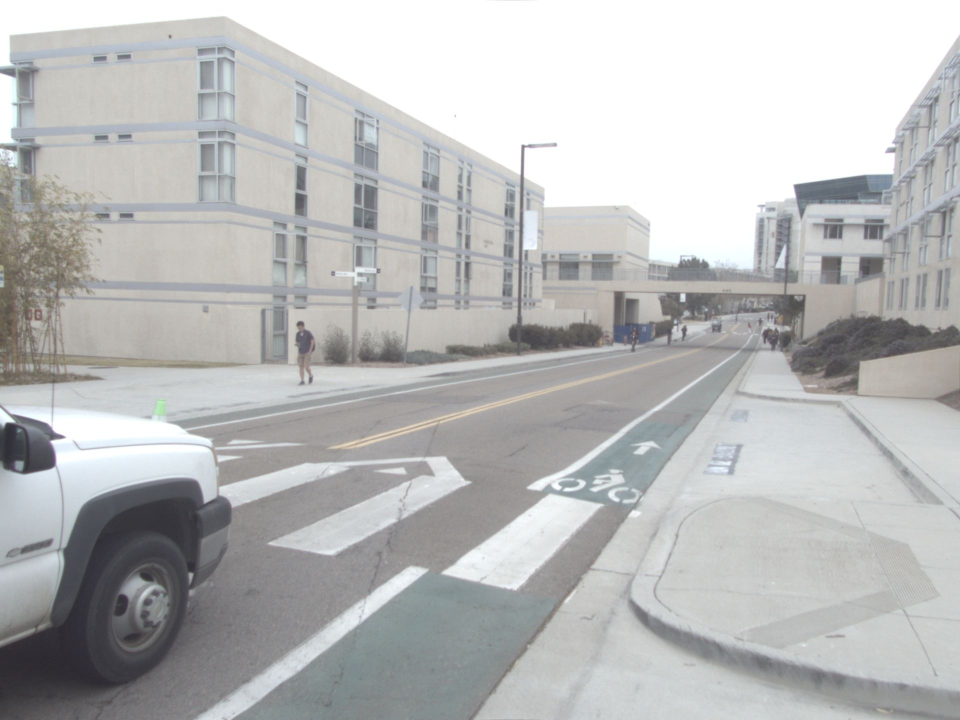
#> input picture semantic_mapping/src/hrnet/assets/seg_weights/1682354962.572154522.jpg, 1920 x 1440 px (shown at 1/2 size)
$ python -i utils.py   (imports and definitions only)
#> lines starting #> are read from the running program, lines starting #| are printed output that depends on the picture
#> further down, picture is the input picture: shape (1440, 1920, 3); mean B, G, R 185.9, 185.9, 185.1
""" Utility functions

Author: Henry Zhang
Date:February 12, 2020
"""

import cv2
import numpy as np
import cProfile
import io
import pstats

from matplotlib import pyplot as plt


# [16 lines left out: function profile, not called in this run]


def homogenize(x):
    # converts points from inhomogeneous to homogeneous coordinates
    return np.vstack((x, np.ones((1, x.shape[1]))))


def dehomogenize(x):
    # converts points from homogeneous to inhomogeneous coordinates
    return x[:-1] / x[-1]


from scipy.linalg import logm, expm


# Note that np.sinc is different than defined in class
# [27 lines left out: functions sinc, differentiate_sinc, skew, not called in this run]


def de_skew(w_skew):
    w = np.array([[-w_skew[1, 2], w_skew[0, 2], -w_skew[0, 1]]]).T
    return w


# [62 lines left out: functions singularity_normalization, parameterize_rotation, deparameterize_rotation, jacobian_vector_norm, right_null, not called in this run]


def show_image_list(image_list, delay=0, size=None):
#> called with delay = 0
    if len(image_list) == 0:
        return
    elif len(image_list) == 1:
        cv2.imshow("image", image_list[0])
        cv2.waitKey(delay)
    else:
        reshaped_list = []
        if size is None:
            min_shape_y, min_shape_x = image_list[0].shape
#> min_shape_y = 1920; min_shape_x = 3
            for image in image_list:
                if image.shape[0] < min_shape_y:
                    min_shape_y = image.shape[0]
                if image.shape[1] < min_shape_x:
                    min_shape_x = image.shape[1]
#> after the loop, min_shape_x = 3; min_shape_y = 1920
            for image in image_list:
                if image.shape[0] != min_shape_y or image.shape[1] != min_shape_x:
                    reshaped_image = cv2.resize(image, (min_shape_x, min_shape_y), interpolation=cv2.INTER_NEAREST)
                    reshaped_list.append(reshaped_image)
                else:
                    reshaped_list.append(image)
#> after the loop, reshaped_list = 1440 items
        else:
            for image in image_list:
                if image.shape[0] != size[0] or image.shape[1] != size[1]:
                    reshaped_image = cv2.resize(image, (size[1], size[0]), interpolation=cv2.INTER_NEAREST)
                    reshaped_list.append(reshaped_image)
                else:
                    reshaped_list.append(image)

        channel_fixed = []
        for image in reshaped_list:
            if len(image.shape) == 2:
                fixed_image = cv2.cvtColor(image, cv2.COLOR_GRAY2BGR)
                channel_fixed.append(fixed_image)
            else:
                channel_fixed.append(image)
#> after the loop, channel_fixed = 1440 items

        concatenated = np.concatenate(channel_fixed, axis=1)
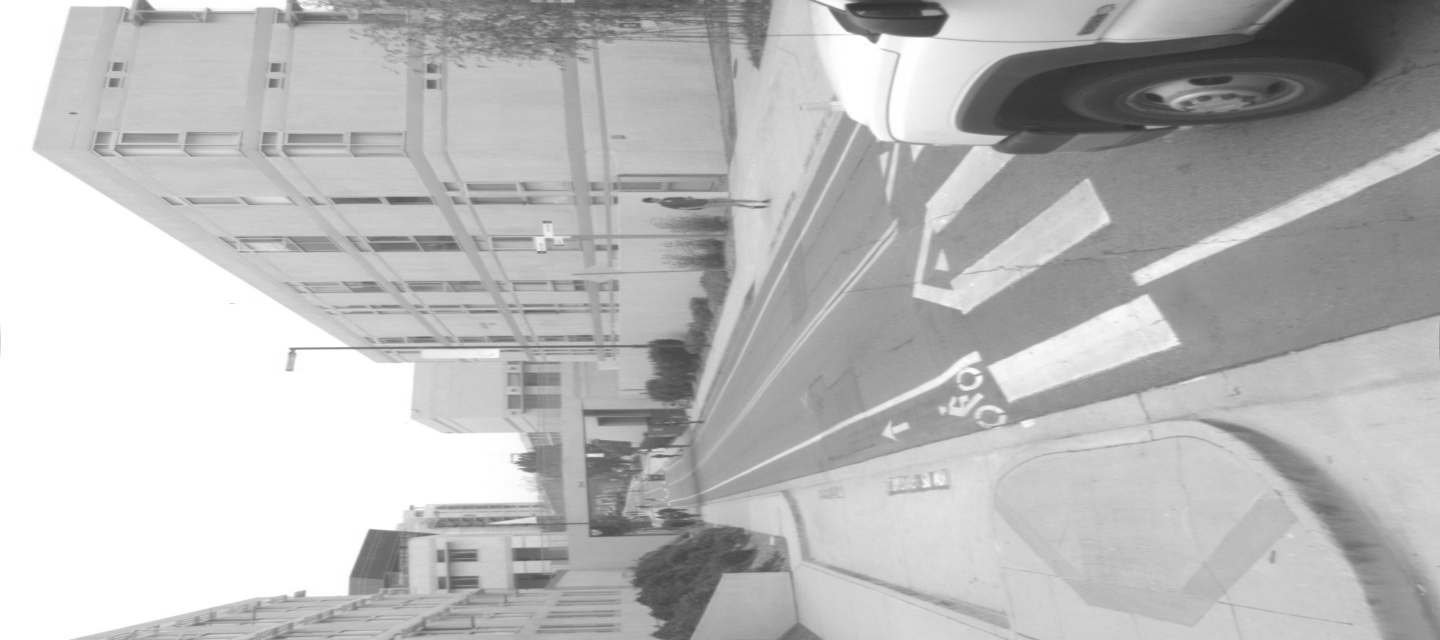
#> concatenated: shape (1920, 4320, 3) (shown at 1/3 size); min 40, max 255, mean 185.6
        cv2.imshow("concatenated", concatenated)
        cv2.waitKey(delay)


# [117 lines left out: functions get_rotation_from_angle_2d, test_arg_max, get_color, color_pcd_by_distance, project_colored_pcd_on_image, test_queue and 2 more, not called in this run]


# [2 lines not run here, left out]

>>> import cv2
>>> picture = cv2.imread('../hrnet/assets/seg_weights/1682354962.572154522.jpg')
>>> result = show_image_list(picture)

$ run again, on SemVecNet/assets/MapTRv2_av2_visualizations.png
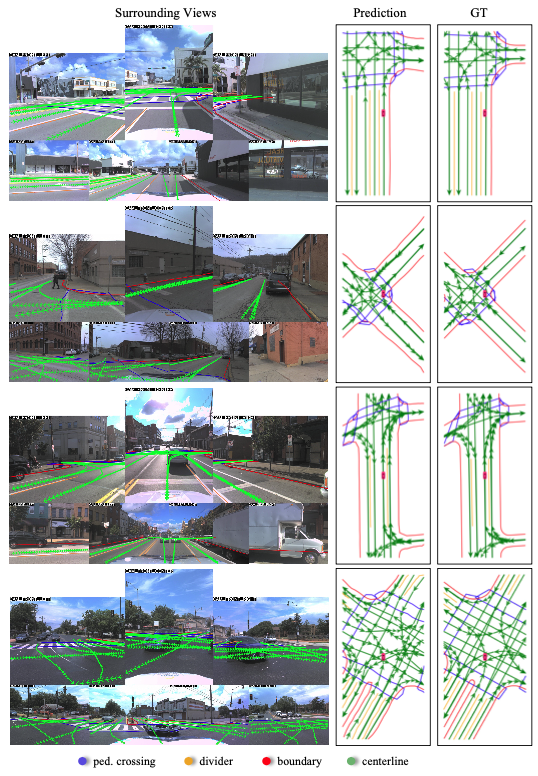
#> input picture SemVecNet/assets/MapTRv2_av2_visualizations.png, 538 x 776 px
#> picture is the input picture: shape (776, 538, 3); mean B, G, R 182.7, 183.5, 175.4
#> after the loop in show_image_list, `for image in image_list:`: min_shape_x = 3; min_shape_y = 538
#> after the loop in show_image_list, `for image in image_list:`: reshaped_list = 776 items
#> in show_image_list, `concatenated = np.concatenate(channel_fixed, axis=1)`:
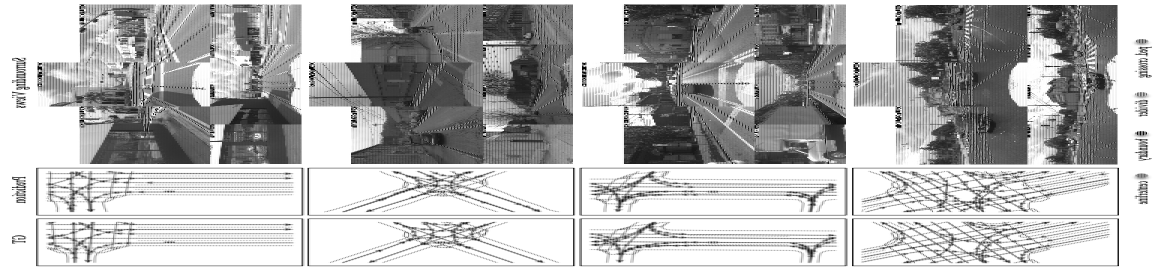
#> concatenated: shape (538, 2328, 3) (shown at 1/2 size); min 0, max 255, mean 180.5

$ run again, on SemVecNet/assets/framework.png
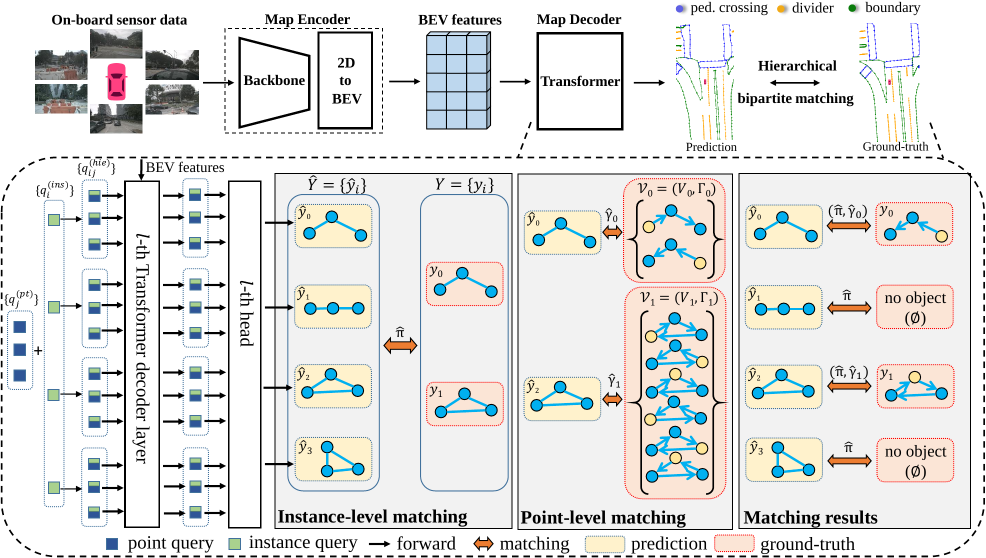
#> input picture SemVecNet/assets/framework.png, 1971 x 1115 px (shown at 1/2 size)
#> picture is the input picture: shape (1115, 1971, 3); mean B, G, R 225.2, 226.9, 226.5
#> after the loop in show_image_list, `for image in image_list:`: min_shape_x = 3; min_shape_y = 1971
#> after the loop in show_image_list, `for image in image_list:`: reshaped_list = 1115 items
#> in show_image_list, `concatenated = np.concatenate(channel_fixed, axis=1)`:
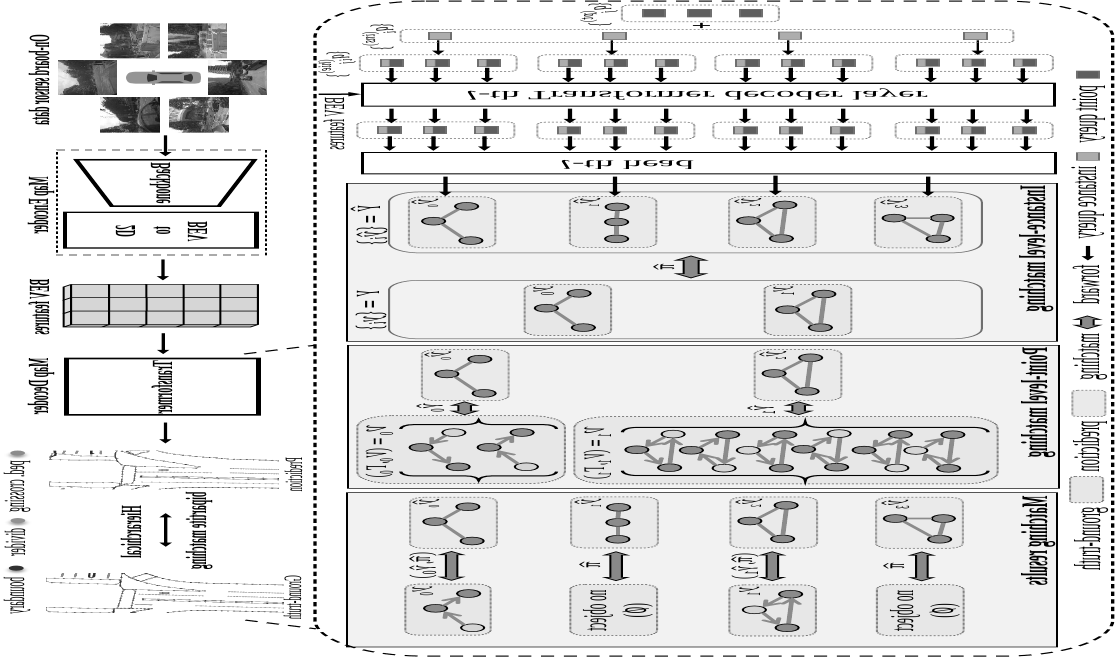
#> concatenated: shape (1971, 3345, 3) (shown at 1/3 size); min 0, max 255, mean 226.2
